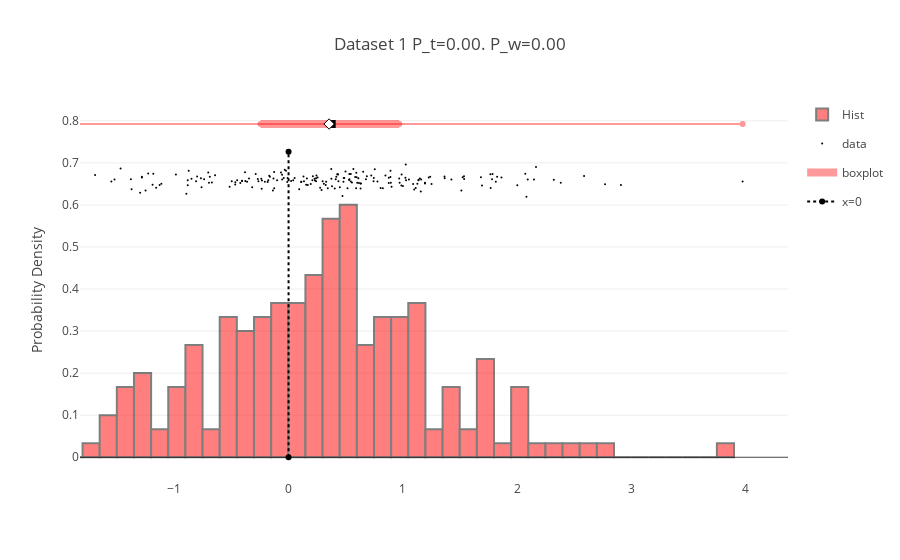

The code cell stored with this chart in its notebook:
### Markdown cell above
### Single Histogram

Plot a histogram of data. Automatically perform statistical tests for mean position (e.g. is mean different from 0). These include:
* W: Wilcoxon signed-rank test.
* T: T-test for the mean of ONE group of scores

The P-values from the tests are printed in the title

Note that the binning is done internally in numpy and thus this solution is MUCH faster than the plotly histogram functions

### Code cell
data_source_1 = np.random.randn(800)

psp.plotHist(data_source_2, title='Dataset 1', diff_tst = 1)

### Figure 1 — Plotly figure (JSON) as saved in the notebook; plotly's stock layout.template omitted (floating-point values rounded to 4 significant figures; data arrays with more than 128 entries replaced by an {"elided": "..."} marker saying what was removed)
{"data": [{"marker": {"color": "red", "line": {"color": "black", "width": 2}}, "name": "Hist", "opacity": 0.5, "type": "bar", "x": [-2.027, -1.877, -1.727, -1.577, -1.427, -1.277, -1.127, -0.977, -0.8271, -0.6772, -0.5272, -0.3773, -0.2274, -0.07745, 0.07248, 0.2224, 0.3723, 0.5223, 0.6722, 0.8221, 0.9721, 1.122, 1.272, 1.422, 1.572, 1.722, 1.872, 2.022, 2.171, 2.321, 2.471, 2.621, 2.771, 2.921, 3.071, 3.221, 3.371, 3.521, 3.671, 3.821, 3.971], "y": [0.0667, 0, 0.03335, 0.1, 0.1667, 0.2001, 0.0667, 0.1667, 0.2668, 0.0667, 0.3335, 0.3001, 0.3335, 0.3668, 0.3668, 0.4335, 0.5669, 0.6003, 0.2668, 0.3335, 0.3335, 0.3668, 0.0667, 0.1667, 0.0667, 0.2334, 0.03335, 0.1667, 0.03335, 0.03335, 0.03335, 0.03335, 0.03335, 0, 0, 0, 0, 0, 0, 0.03335]}, {"hoverinfo": "x+name", "marker": {"color": "black", "size": 2}, "mode": "markers", "name": "data", "type": "scatter", "x": {"elided": "200 float values"}, "y": {"elided": "200 float values"}}, {"hoverinfo": "name+text", "hovertext": "Median=3.771e-01 <br> Mean=3.545e-01 <br> [Q1,Q2]=[-2.448e-01,9.683e-01] <br> [min, max]=[-2.027e+00,3.971e+00]", "legendgroup": "boxplot", "line": {"color": "red", "width": 8}, "name": "boxplot", "opacity": 0.4, "showlegend": true, "type": "scatter", "x": [-0.2448, 0.9683], "y": [0.7924, 0.7924]}, {"hoverinfo": "name+text", "hovertext": "Median=3.771e-01 <br> Mean=3.545e-01 <br> [Q1,Q2]=[-2.448e-01,9.683e-01] <br> [min, max]=[-2.027e+00,3.971e+00]", "legendgroup": "boxplot", "line": {"color": "red", "width": 2}, "name": "boxplot", "opacity": 0.4, "showlegend": false, "type": "scatter", "x": [-2.027, 3.971], "y": [0.7924, 0.7924]}, {"hoverinfo": "name+text", "hovertext": "Median=3.771e-01 <br> Mean=3.545e-01 <br> [Q1,Q2]=[-2.448e-01,9.683e-01] <br> [min, max]=[-2.027e+00,3.971e+00]", "legendgroup": "boxplot", "marker": {"color": "black", "size": 8, "symbol": "square"}, "mode": "markers", "name": "boxplot", "opacity": 1, "showlegend": false, "type": "scatter", "x": [0.3771], "y": [0.7924]}, {"hoverinfo": "name+text", "hovertext": "Median=3.771e-01 <br> Mean=3.545e-01 <br> [Q1,Q2]=[-2.448e-01,9.683e-01] <br> [min, max]=[-2.027e+00,3.971e+00]", "legendgroup": "boxplot", "line": {"color": "black"}, "marker": {"color": "white", "line": {"color": "black", "width": 1}, "size": 8, "symbol": "diamond"}, "mode": "markers", "name": "boxplot", "opacity": 1, "showlegend": false, "type": "scatter", "x": [0.3545], "y": [0.7924]}, {"line": {"color": "black", "dash": "dot", "width": 2}, "name": "x=0", "showlegend": 1, "type": "scatter", "x": [0, 0], "y": [0, 0.7263]}], "layout": {"bargap": 0, "hovermode": "closest", "title": "Dataset 1 P_t=0.00. P_w=0.00", "xaxis": {"range": [-1.824, 4.368], "title": ""}, "yaxis": {"title": "Probability Density"}}}
